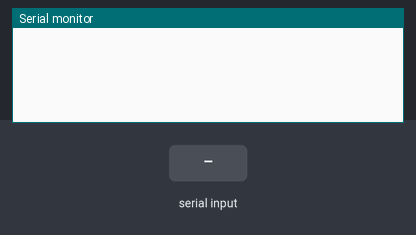
This sketch was run on a simulated Arduino Uno, built with avr-gcc and run on an emulated ATmega328P. Shown: the last lines printed to the serial monitor. The test bench sets the inputs (shaded band).

Above: at 1.2 s.
1.3 s: "z" received over Serial
At 2.1 s:
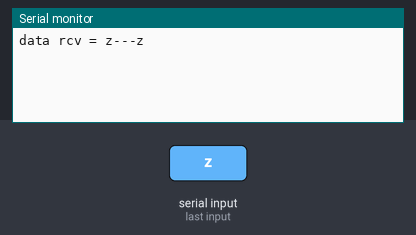
2.8 s: "1" received over Serial
At 3.2 s:
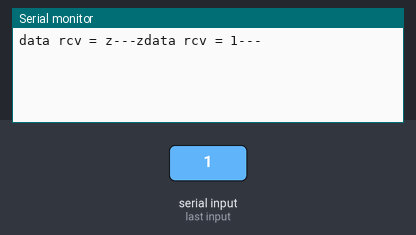

Measured:
- after the input at 1.3 s, the serial monitor: prints a new line at once (image 1)
- after the input at 2.8 s, the serial monitor: prints a new line at once (image 2)

The sketch:

ard_commu_confirmpayload.ino
```cpp
String str_rcv; // string receive
String str_buffer; // string buffer
void setup() {
  Serial.begin(115200);
  Serial.setTimeout(1);
  str_rcv = "";
  str_buffer = "";
}
void loop() {
  while (!Serial.available())
    ;
  // x = Serial.readString().toInt();
  str_rcv = Serial.readString();
  Serial.print("data rcv = ");
  Serial.print(str_rcv);
  Serial.print("---");
  if (str_rcv[str_rcv.length()-1] == 'z') { // string terminator at last position; check if end with z
    str_buffer += str_rcv;
    Serial.print(str_buffer);
    str_buffer = "";
  } else {
    str_buffer += str_rcv;
  }
}
```
